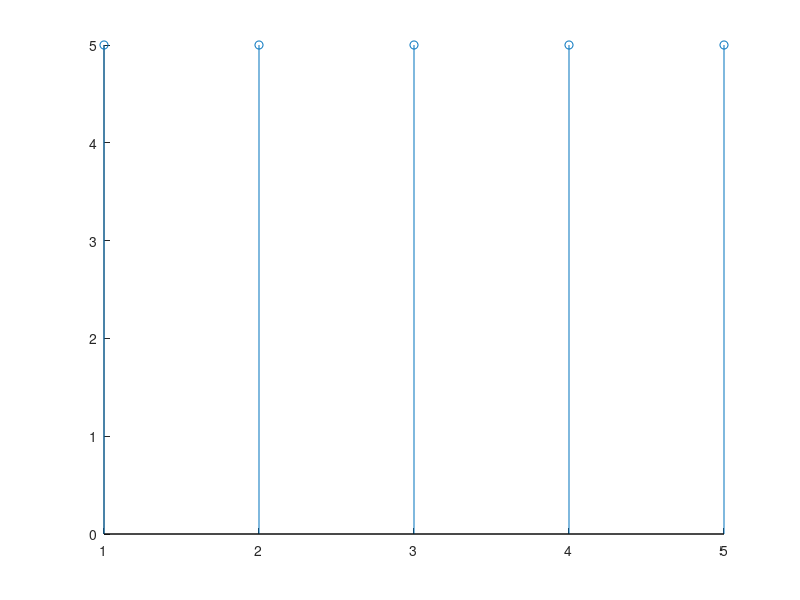

Recreate this plot in MATLAB.
clc
close all
clear all
xn=input('Enter the input signal');
N=input('wht pont DFT');
x=[xn zeros(1,(N-1))];
w=zeros(N,N);

w=exp((-1i*2*pi)/N);

for k=0:N-1
    for n=0:N-1
     
        w1(k+1,n+1)=w^(k*n);
       
   hold on;

    end
   
end
 
stem(w1*x');